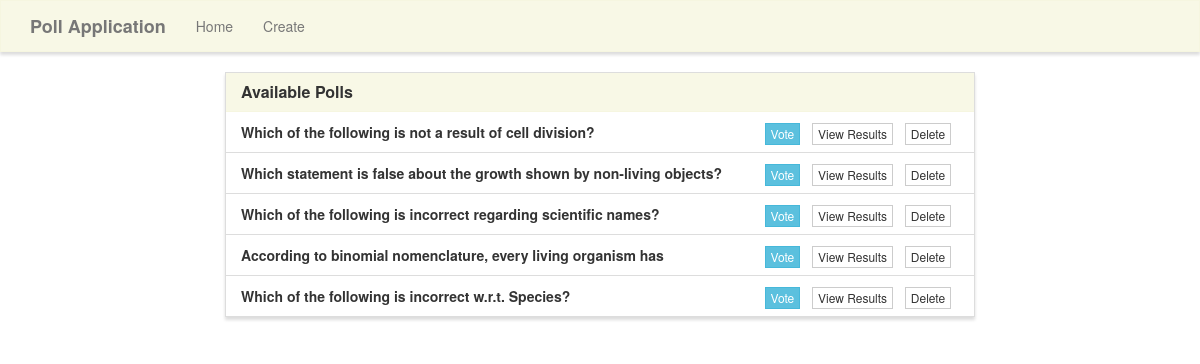
The page / on the database its author committed.
### survey/models.py (models this page shows, shortened)
class Poll(models.Model):
	question           = models.TextField(max_length=100)
	option_one         = models.CharField(max_length=100)
	option_two         = models.CharField(max_length=100)
	option_three       = models.CharField(max_length=100)
	option_four        = models.CharField(max_length=100)
	option_one_count   = models.IntegerField(default=0)
	option_two_count   = models.IntegerField(default=0)
	option_three_count = models.IntegerField(default=0)
	option_four_count = models.IntegerField(default=0)

### survey/views.py (the view)
# urls.py: 2. Add a URL to urlpatterns:  path('', views.home, name='home')
def home(request):
	polls=Poll.objects.all()
	context={'polls':polls}
	return render(request,'survey/home.html',context)

### survey/templates/survey/home.html (shortened to what this page needs)
{% extends "survey/base.html" %}
{% block main %}
<div class="row">
    <div class="col-lg-8 col-lg-offset-2">
        <div class="panel panel-default">
            <div class="panel-heading">
                <h3 class="panel-title">Available Polls</h3>
            </div>
            <ul class="list-group">
                {% for poll in polls %}
                <li class="list-group-item">
                    <strong>{{ poll.question }}</strong>
                    <span class="pull-right">
                        <a href="{% url 'vote' poll.id %}" class="btn btn-info btn-xs">Vote</a> &nbsp;
                        <a href="{% url 'results' poll.id %}" class="btn btn-default btn-xs">View Results</a> &nbsp;
                        <a href="{% url 'delete' poll.id %}" class="btn btn-default btn-xs">Delete</a> &nbsp;
                    </span>
                </li>
                {% endfor %}
            </ul>
        </div>
    </div>
</div>
{% endblock %}

### survey/static/style.css (style rules this page uses)
.navbar-default, .btn, .form-control, .panel { border-radius: 0; }
.panel-default > .panel-heading { color: #333; background-color: rgba(245, 245, 220, .7); border-color: rgba(245, 245, 220, .6); border-top-left-radius: 0; border-top-right-radius: 0; }
.panel { box-shadow: 0px 3px 3px 0px #ddd; }
a.navbar-brand, .panel-title { font-weight: bolder; }

### rows shown on the page
Poll: question "Which of the following is not a result of cell division?"
Poll: question "Which statement is false about the growth shown by non-living objects?"
Poll: question "Which of the following is incorrect regarding scientific names?"
Poll: question "According to binomial nomenclature, every living organism has"
Poll: question "Which of the following is incorrect w.r.t. Species?"
